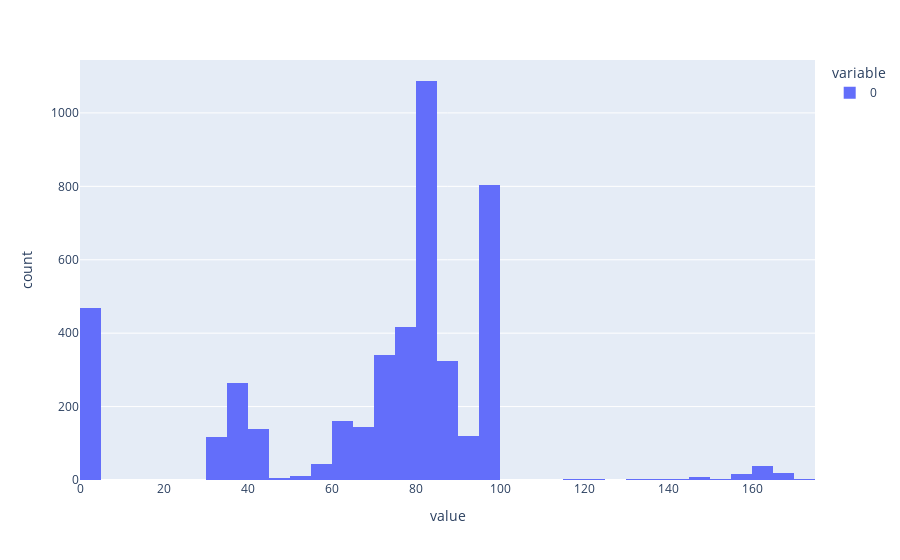

Here is the notebook cell this chart was saved with:
### Markdown cell above
# Plot block statistics

### Code cell
import plotly.express as px
df = px.data.tips()

size_int16=2
uncompressed_single_timestep_size=np.product(shape)*size_int16*len(db.getFields())
uncompressed_block_size=(1<<db.getDefaultBitsPerBlock())*size_int16
print(f"uncompressed_single_timestep_size        ={uncompressed_single_timestep_size:,}")
print(f"uncompressed_block_size                  ={uncompressed_block_size:,}")

v=[]
tot=0
for key,(offset,size) in statistics.items():
  tot+=size
  v.append(100*size/uncompressed_block_size)

print(f"% ratio ={100*tot/uncompressed_single_timestep_size}")

fig = px.histogram(v)
fig.show()

### Figure 1 — Plotly figure (JSON) as saved in the notebook; plotly's stock layout.template omitted (floating-point values rounded to 4 significant figures; data arrays with more than 128 entries replaced by an {"elided": "..."} marker saying what was removed)
{"data": [{"alignmentgroup": "True", "bingroup": "x", "hovertemplate": "variable=0<br>value=%{x}<br>count=%{y}<extra></extra>", "legendgroup": "0", "marker": {"color": "#636efa", "pattern": {"shape": ""}}, "name": "0", "offsetgroup": "0", "orientation": "v", "showlegend": true, "type": "histogram", "x": {"elided": "4556 float values"}, "xaxis": "x", "yaxis": "y"}], "layout": {"barmode": "relative", "legend": {"title": {"text": "variable"}, "tracegroupgap": 0}, "margin": {"t": 60}, "xaxis": {"anchor": "y", "domain": [0, 1], "title": {"text": "value"}}, "yaxis": {"anchor": "x", "domain": [0, 1], "title": {"text": "count"}}}}
